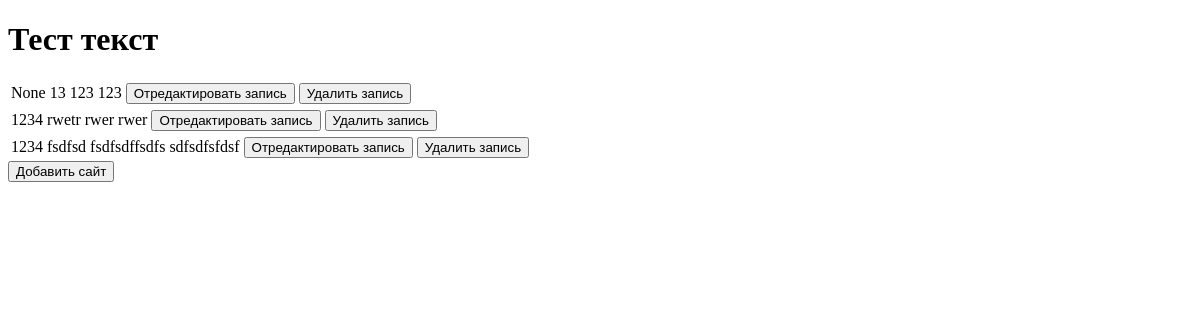
Before: /main (signed in) with the older database file.
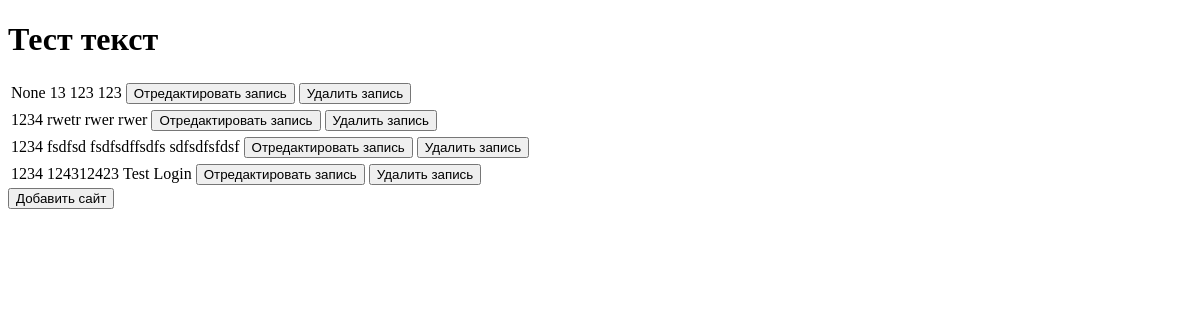
After: the same page with the newer database file.
### mainapp/models.py (models this page shows)
class SiteInfo (models.Model):
    key_login = models.TextField(max_length=50, verbose_name="Принадлежность к аккаунту", default="None") #не проводилась миграция, пришлось добавить дефолт ((
    name = models.TextField(max_length=50, verbose_name="Название сайта")
    login = models.TextField(max_length=50, verbose_name="Логин для авторизации")
    password = models.TextField(max_length=50, verbose_name="Пароль для авторизации")
    class Meta:
        verbose_name="Таблица со всеми сайтами"
        verbose_name_plural="Таблица со всеми сайтами"

### mainapp/views.py (the view)
# urls.py: path('main', views.main_page),
def main_page(request): #отрисовка мейна
    all_sites = SiteInfo.objects.all()
    view = True
    return render (request, 'main_page.html', {"all_sites": zip(all_sites, range(0, len(all_sites))), "user_key": request.session['user_key'], "view":view})

### mainapp/templates/main_page.html (shortened to what this page needs)
<!DOCTYPE html>
<html lang="en">
  <head>
  </head>
  <body>
    <h1> Тест текст </h1>
    <form method="POST" action="action_main">
      {% for site, number_row in all_sites%}
      <table>
        <tr>
          <td> {{site.key_login}} </td>
          <td> {{site.name}} </td>
          <td> {{site.login}} </td>
          {%if view == True %}
          <td> {{site.password}} </td>
          {%else%}
          <td> ******** </td>
          {%endif%}
          <td> <button name='edit{{number_row}}' > Отредактировать запись </button></td>
          <td> <button name='delete{{number_row}}' > Удалить запись </button></td>
        </tr>
       </table>
      {% endfor %}
      <button name='add_site'>Добавить сайт</button>
    </form>
  </body>
</html>

Changed rows visible on the page:
added SiteInfo: key_login "1234", name "124312423", login "Test", password "Login"
